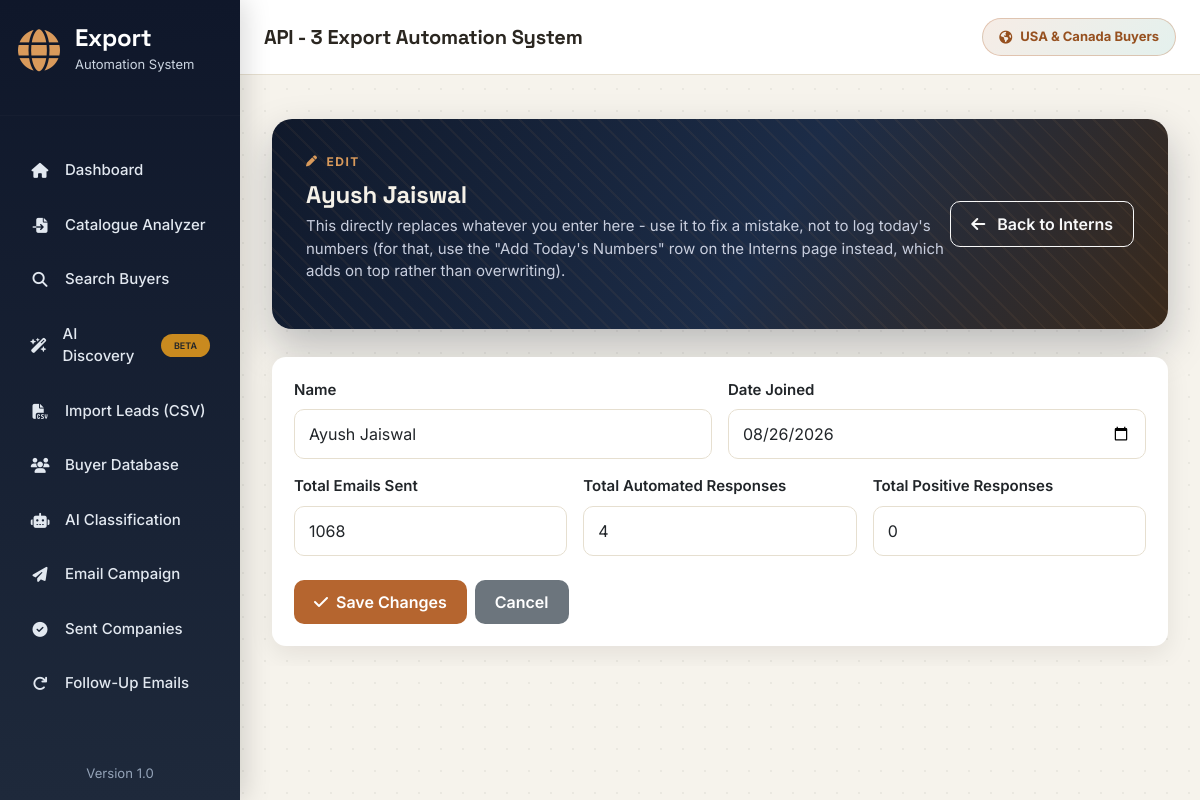
Screenshot of /team/1/edit with the database file from the repository.
### app/models.py (models this page shows, shortened)
class Intern(db.Model):
    __tablename__ = "interns"
    id = db.Column(db.Integer, primary_key=True)
    name = db.Column(db.String(150), nullable=False)
    status = db.Column(db.String(20), default="Active")
    emails_sent = db.Column(db.Integer, default=0)
    automated_responses = db.Column(db.Integer, default=0)
    positive_responses = db.Column(db.Integer, default=0)
    date_joined = db.Column(db.Date, nullable=False)
    date_discontinued = db.Column(db.Date)
    created_at = db.Column(
        db.DateTime,
        default=datetime.utcnow
    )

### app/routes/team.py (the view, shortened to what this page needs)
@team_bp.route("/team/<int:intern_id>/edit", methods=["GET", "POST"])
def edit_intern(intern_id):
    repo = InternRepository()
    intern = repo.get(intern_id)
    if not intern:
        flash("That team member no longer exists.", "warning")
        return redirect(url_for("team.team"))
    return render_template(
        "edit_intern.html",
        intern=intern
    )

### app/services/database/intern_repository.py (called while the page is built)
    def get(self, intern_id):
        return Intern.query.get(intern_id)

### app/templates/edit_intern.html
{% extends "base.html" %}
{% block content %}
<div class="container mt-4 fade-up">
    <div class="hero-banner d-flex justify-content-between align-items-center">
        <div>
            <div class="hero-eyebrow">
                <i class="fa-solid fa-pen"></i>
                Edit
            </div>
            <h2>
                {{ intern.name }}
            </h2>
            <p>
                This directly replaces whatever you enter here - use it to
                fix a mistake, not to log today's numbers (for that, use
                the "Add Today's Numbers" row on the Interns page instead,
                which adds on top rather than overwriting).
            </p>
        </div>
        <a href="/team" class="btn btn-outline-light">
            <i class="fa-solid fa-arrow-left me-2"></i>
            Back to Interns
        </a>
    </div>
    <div class="card">
        <div class="card-body">
            <form method="POST">
                <div class="row g-3">
                    <div class="col-md-6">
                        <label class="form-label">Name</label>
                        <input
                            type="text"
                            name="name"
                            class="form-control"
                            value="{{ intern.name }}"
                            required>
                    </div>
                    <div class="col-md-6">
                        <label class="form-label">Date Joined</label>
                        <input
                            type="date"
                            name="date_joined"
                            class="form-control"
                            value="{{ intern.date_joined.strftime('%Y-%m-%d') if intern.date_joined else '' }}">
                    </div>
                    <div class="col-md-4">
                        <label class="form-label">Total Emails Sent</label>
                        <input
                            type="number"
                            name="emails_sent"
                            class="form-control"
                            min="0"
                            value="{{ intern.emails_sent }}">
                    </div>
                    <div class="col-md-4">
                        <label class="form-label">Total Automated Responses</label>
                        <input
                            type="number"
                            name="automated_responses"
                            class="form-control"
                            min="0"
                            value="{{ intern.automated_responses }}">
                    </div>
                    <div class="col-md-4">
                        <label class="form-label">Total Positive Responses</label>
                        <input
                            type="number"
                            name="positive_responses"
                            class="form-control"
                            min="0"
                            value="{{ intern.positive_responses }}">
                    </div>
                </div>
                <div class="mt-4 d-flex gap-2">
                    <button type="submit" class="btn btn-primary">
                        <i class="fa-solid fa-check me-1"></i> Save Changes
                    </button>
                    <a href="/team" class="btn btn-secondary">Cancel</a>
                </div>
            </form>
        </div>
    </div>
</div>
{% endblock %}

### app/static/css/style.css (style rules this page uses)
:root { --primary:#b5652f; --primary-dark:#96501f; --sidebar:#0b1626; --sidebar-hover:#16233a; --success:#1f8a70; --danger:#c0392b; --warning:#c98a1f; --info:#2f6f8f; --background:#f6f3ec; --white:#ffffff; --border:#e6dfd0; --text:#2a2620; --muted:#77705f; --radius:14px; --shadow:0 8px 24px rgba(24,17,6,.08); --font-display:'Space Grotesk',sans-serif; --sidebar-width:270px; --sidebar-width-lg:240px; }
* { margin:0; padding:0; box-sizing:border-box; font-family:'Inter',sans-serif; }
html { overflow-x:hidden; width:100%; }
body { background:var(--background); background-image: radial-gradient(circle at 1px 1px, rgba(24,17,6,.05) 1px, transparent 0); background-size:22px 22px; color:var(--text); overflow-x:hidden; width:100%; font-size:15px; }
a { text-decoration:none; }
h1, h2, h3, h4, h5, h6 { font-family:var(--font-display); letter-spacing:-.01em; }
.card { border:none; border-radius:var(--radius); box-shadow:var(--shadow); transition:.25s ease; overflow:hidden; max-width:100%; }
.card-body { padding:22px; max-width:100%; }
.btn { border-radius:10px; padding:10px 20px; font-weight:600; transition:.25s; }
.btn-primary { background:var(--primary); border:none; }
.btn-secondary { border:none; }
.form-control { border-radius:10px; border:1px solid var(--border); padding:12px 14px; transition:.25s; max-width:100%; }
label { font-weight:600; margin-bottom:8px; }
.fade-up { animation:fadeUp .5s ease; }
.hero-banner { position:relative; border-radius:20px; padding:30px 34px; margin-bottom:28px; overflow:hidden; max-width:100%; background: linear-gradient(120deg, #10192b 0%, #1c2c47 55%, #3a2a1c 100%); color:#f5f1e8; box-shadow:0 18px 40px rgba(16,25,43,.25); }
.hero-banner::before { content:""; position:absolute; inset:0; background-image: repeating-linear-gradient( 45deg, rgba(217,154,91,.06) 0, rgba(217,154,91,.06) 2px, transparent 2px, transparent 14px ); pointer-events:none; }
.hero-eyebrow { display:inline-flex; align-items:center; gap:8px; font-size:12px; font-weight:700; letter-spacing:1.5px; text-transform:uppercase; color:#d99a5b; margin-bottom:10px; }
.hero-eyebrow i { font-size:11px; }
.hero-banner h2 { font-family:var(--font-display); font-size:27px; font-weight:700; margin-bottom:6px; position:relative; }
.hero-banner p { color:#c8cede; max-width:640px; position:relative; }
@media (max-width:1366px) { .hero-banner h2 { font-size:24px; } }

### rows the page displays
Intern: name "Ayush Jaiswal", date_joined "08/26/2026", emails_sent "1068", automated_responses "4", positive_responses "0"
